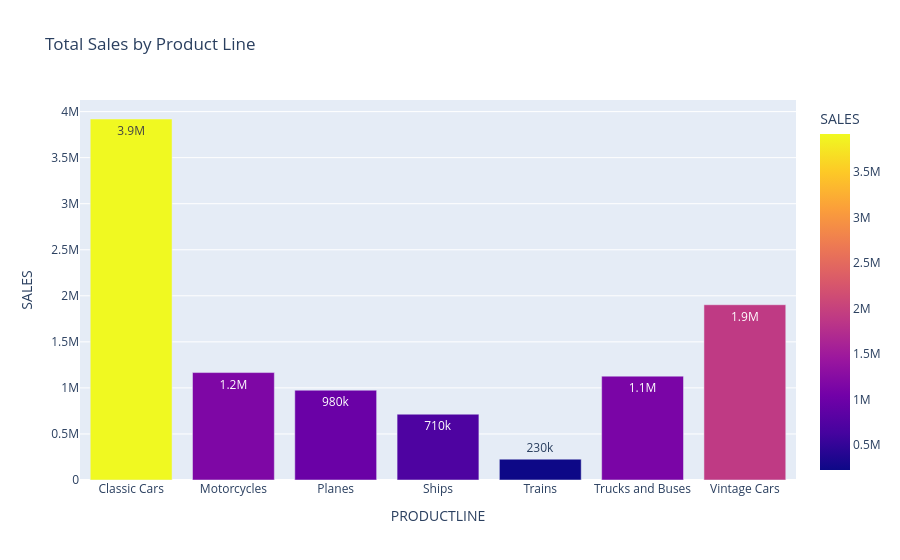

Here is the notebook cell this chart was saved with:
### Code cell
#Interactive sales by product line
product_sales = sales_data.groupby("PRODUCTLINE")["SALES"].sum().reset_index()

fig = px.bar(
    product_sales,
    x="PRODUCTLINE",
    y="SALES",
    color="SALES",
    title="Total Sales by Product Line",
    text_auto=".2s"
)

fig.show()

### Figure 1 — Plotly figure (JSON) as saved in the notebook; plotly's stock layout.template omitted (floating-point values rounded to 4 significant figures)
{"data": [{"hovertemplate": "PRODUCTLINE=%{x}<br>SALES=%{marker.color}<extra></extra>", "legendgroup": "", "marker": {"color": [3920000.0, 1166000.0, 975000.0, 714400.0, 226200.0, 1128000.0, 1903000.0], "coloraxis": "coloraxis", "pattern": {"shape": ""}}, "name": "", "orientation": "v", "showlegend": false, "textposition": "auto", "texttemplate": "%{y:.2s}", "type": "bar", "x": ["Classic Cars", "Motorcycles", "Planes", "Ships", "Trains", "Trucks and Buses", "Vintage Cars"], "xaxis": "x", "y": [3920000.0, 1166000.0, 975000.0, 714400.0, 226200.0, 1128000.0, 1903000.0], "yaxis": "y"}], "layout": {"barmode": "relative", "coloraxis": {"colorbar": {"title": {"text": "SALES"}}, "colorscale": [[0, "#0d0887"], [0.1111, "#46039f"], [0.2222, "#7201a8"], [0.3333, "#9c179e"], [0.4444, "#bd3786"], [0.5556, "#d8576b"], [0.6667, "#ed7953"], [0.7778, "#fb9f3a"], [0.8889, "#fdca26"], [1, "#f0f921"]]}, "legend": {"tracegroupgap": 0}, "title": {"text": "Total Sales by Product Line"}, "xaxis": {"anchor": "y", "domain": [0, 1], "title": {"text": "PRODUCTLINE"}}, "yaxis": {"anchor": "x", "domain": [0, 1], "title": {"text": "SALES"}}}}
